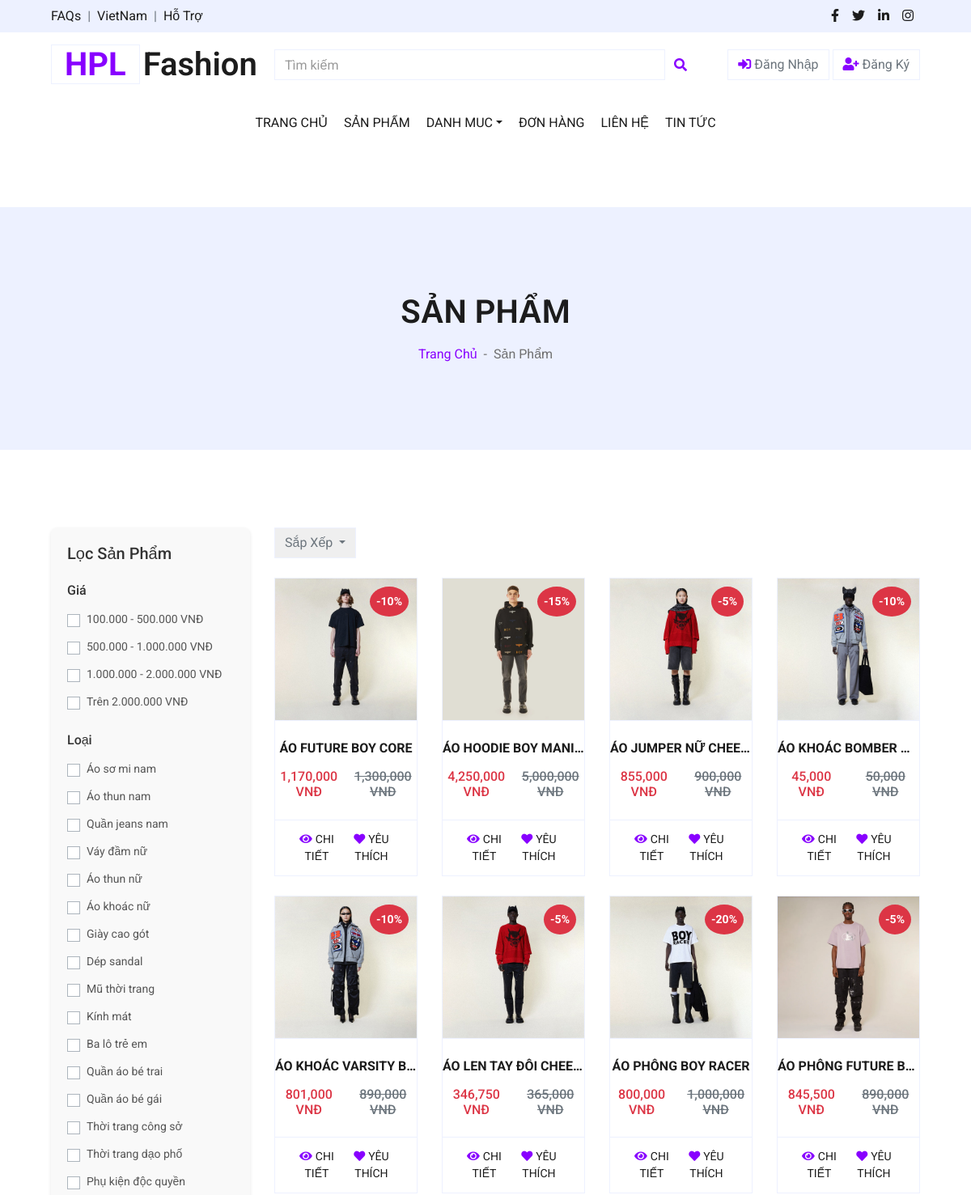
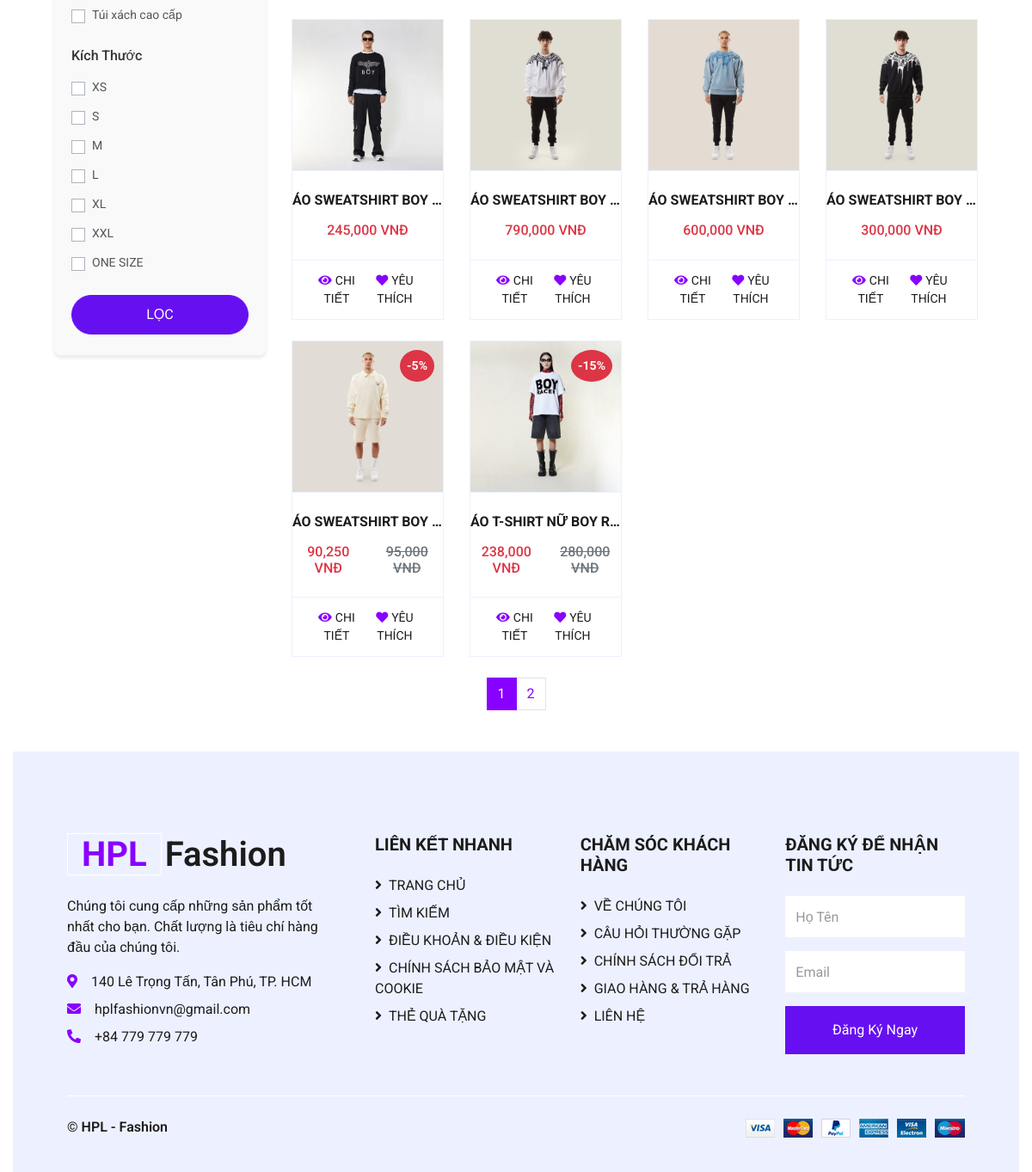
/views/shop.php?page=1&sort_by=name_asc, run on the app's committed database (2 pictures, top to bottom).
### tables this page shows
CREATE TABLE `products` (
  `product_id` int NOT NULL,
  `product_name` varchar(255) NOT NULL,
  `price` int NOT NULL,
  `category_id` int DEFAULT NULL,
  `subcategory_id` int NOT NULL,
  `image` varchar(255) DEFAULT NULL,
  `image2` varchar(255) DEFAULT NULL,
  `image3` varchar(255) DEFAULT NULL,
  `description` varchar(255) DEFAULT NULL,
  `brand_id` int DEFAULT NULL,
  `size` text,
  `color` text,
  `discount` int DEFAULT '0',
  `view_count` int DEFAULT '0',
  `created_at` datetime DEFAULT CURRENT_TIMESTAMP
);

### config/database.php (called while the page is built, shortened)
<?php
class Database {
    private static $servername = "localhost";
    private static $username = "root";
    private static $password = "";
    private static $dbname = "shopthoitrang";
    private static $conn = null;
    public static function getConnection() {
        if (self::$conn === null) {
            self::$conn = new mysqli(self::$servername, self::$username, self::$password, self::$dbname);
        }
        return self::$conn;
    }
    public static function query($sql) {
        $conn = self::getConnection();
        return $conn->query($sql);
    }
}
?>

### views/shop.php (the view, shortened to what this page needs)
<?php
include('../config/database.php');
$limit = 14;
$page = max(1, (int)($_GET['page'] ?? 1));
$offset = ($page - 1) * $limit;
$conditions = [];
$whereClause = $conditions ? "WHERE " . implode(" AND ", $conditions) : "";
$sort_by = $_GET['sort_by'] ?? '';
switch ($sort_by) {
    case 'name_asc':
        $orderClause = "ORDER BY product_name ASC";
        break;
}
$result = Database::query("SELECT * FROM products $whereClause $orderClause LIMIT $limit OFFSET $offset");
$totalProducts = Database::query("SELECT COUNT(*) as total FROM products $whereClause")->fetch_assoc()['total'];
$totalPages = ceil($totalProducts / $limit);
?>
<!DOCTYPE html>
<html lang="en">
<head>
    <link href="https://cdnjs.cloudflare.com/ajax/libs/font-awesome/5.10.0/css/all.min.css" rel="stylesheet">
    <link href="../css/style.css" rel="stylesheet">
</head>
<body>
    <?php include '../includes/header.php'; ?>
    <div class="container-fluid bg-secondary mb-5">
        <div class="d-flex flex-column align-items-center justify-content-center" style="min-height: 300px">
            <h1 class="font-weight-semi-bold text-uppercase mb-3">Sản Phẩm</h1>
            <div class="d-inline-flex">
                <p class="m-0"><a href="../index.php">Trang Chủ</a></p>
                <p class="m-0 px-2">-</p>
                <p class="m-0">Sản Phẩm</p>
            </div>
        </div>
    </div>
    <div class="container-fluid pt-5">
        <div class="row px-xl-5">
            <div class="col-lg-3 col-md-12 filter-container">
                <?php include '../includes/filter.php'; ?>
            </div>
            <div class="col-lg-9 col-md-12">
                <div class="dropdown ml-8">
                    <button class="btn border dropdown-toggle" type="button" id="triggerId" data-toggle="dropdown" aria-haspopup="true" aria-expanded="false">Sắp Xếp
                    </button>
                </div>
                <br>
                <div class="row">
                    <?php while ($product = $result->fetch_assoc()): ?>
                        <div class="col-lg-3 col-md-4 col-sm-6 mb-4">
                            <div class="card product-item border-0">
                                <div class="card-header product-img position-relative overflow-hidden bg-transparent border p-0">
                                    <?php $imagePath = '../assets/img_product/' . $product['image']; ?>
                                    <img class="img-fluid w-100" src="<?= $imagePath ?>" alt="<?= $product['product_name'] ?>">
                                    <?php if ($product['discount'] > 0): ?>
                                        <div class="discount-badge position-absolute top-0 right-0 bg-danger text-white p-2" style="font-size: 14px; font-weight: bold; border-radius: 50%;">
                                            -<?= $product['discount'] ?>%
                                        </div>
                                    <?php endif; ?>
                                </div>
                                <div class="card-body border-left border-right text-center p-0 pt-4 pb-3">
                                    <h6 class="text-truncate mb-3" style="font-weight: bold;"><?= $product['product_name'] ?></h6>
                                    <div class="d-flex justify-content-center">
                                        <?php
                                        $discount = $product['discount'];
                                        $discounted_price = $product['price'] * (1 - $discount / 100);
                                        ?>
                                        <h6 class="text-danger"><?= number_format($discounted_price) ?> VNĐ</h6>
                                        <?php if ($discount > 0): ?>
                                            <h6 class="text-muted ml-2"><del><?= number_format($product['price']) ?> VNĐ</del></h6>
                                        <?php endif; ?>
                                    </div>
                                </div>
                                <div class="card-footer d-flex justify-content-between bg-light border">
                                    <a href="detail.php?id=<?= $product['product_id'] ?>" class="btn btn-sm text-dark p-0">
                                        <i class="fas fa-eye text-primary mr-1"></i><span class="fw-bold">CHI TIẾT</span>
                                    </a>
                                    <form method="POST" action="" class="d-flex align-items-center">
                                        <button type="submit" name="add_to_favorites" class="btn btn-sm text-dark p-0 bg-white">
                                            <i class="fas fa-heart text-primary mr-1"></i><span class="fw-bold">YÊU THÍCH</span>
                                        </button>
                                    </form>
                                </div>
                            </div>
                        </div>
                    <?php endwhile; ?>
                </div>
            </div>
            <nav aria-label="Page navigation" class="d-flex justify-content-center">
            <ul class="pagination">
                <?php for ($i = 1; $i <= $totalPages; $i++): ?>
                    <li class="page-item <?= $i === $page ? 'active' : '' ?>">
                        <a class="page-link" href="?page=<?= $i ?>"><?= $i ?></a>
                    </li>
                <?php endfor; ?>
            </ul>
        </nav>
    </div>
    <?php include '../includes/footer.php'; ?>
</body>
</html>

### views/shop.php (style rules this page uses)
nav[aria-label="Page navigation"] { display: flex; justify-content: center; width: 100%; }
.pagination { margin: 0; }
.discount-badge { top: 10px; right: 10px; background-color: red; color: white; font-size: 10px; font-weight: bold; padding: 5px 10px; border-radius: 50%; z-index: 10; }

### data on the page
products: image (picture), discount "10", product_name "ÁO FUTURE BOY CORE", discounted_price "1,170,000", price "1,300,000"
products: image (picture), discount "15", product_name "ÁO HOODIE BOY MANI…", discounted_price "4,250,000", price "5,000,000"
products: image (picture), discount "5", product_name "ÁO JUMPER NỮ CHEE…", discounted_price "855,000", price "900,000"
products: image (picture), discount "10", product_name "ÁO KHOÁC BOMBER…", discounted_price "45,000", price "50,000"
products: image (picture), discount "10", product_name "ÁO KHOÁC VARSITY B…", discounted_price "801,000", price "890,000"
products: image (picture), discount "5", product_name "ÁO LEN TAY ĐÔI CHEE…", discounted_price "346,750", price "365,000"
products: image (picture), discount "20", product_name "ÁO PHÔNG BOY RACER", discounted_price "800,000", price "1,000,000"
products: image (picture), discount "5", product_name "ÁO PHÔNG FUTURE B…", discounted_price "845,500", price "890,000"
products: image (picture), product_name "ÁO SWEATSHIRT BOY…", discounted_price "245,000"
products: image (picture), product_name "ÁO SWEATSHIRT BOY…", discounted_price "790,000"
products: image (picture), product_name "ÁO SWEATSHIRT BOY…", discounted_price "600,000"
products: image (picture), product_name "ÁO SWEATSHIRT BOY…", discounted_price "300,000"
products: image (picture), discount "5", product_name "ÁO SWEATSHIRT BOY…", discounted_price "90,250", price "95,000"
products: image (picture), discount "15", product_name "ÁO T-SHIRT NỮ BOY R…", discounted_price "238,000", price "280,000"

### other printed values
$size "XS"
$size "S"
$size "M"
$size "L"
$size "XL"
$size "XXL"
$size "ONE SIZE"
